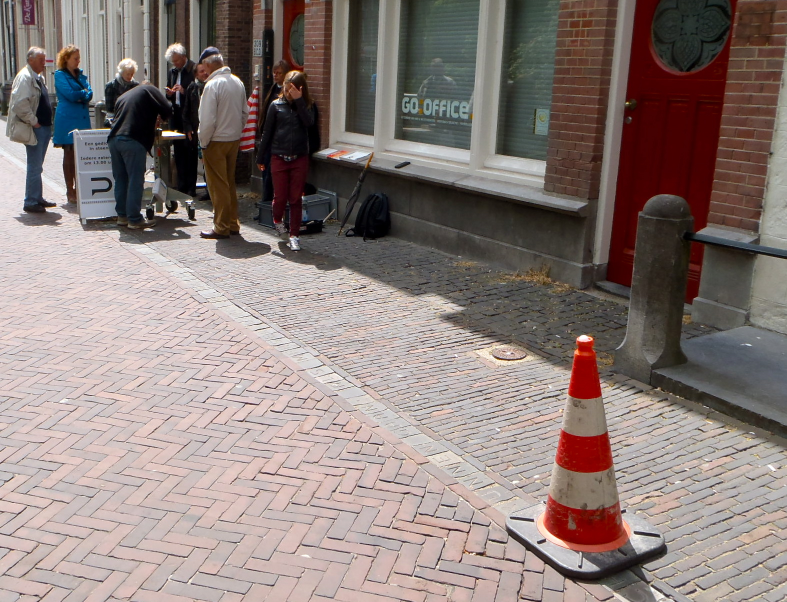
#> input picture Datasets/stack/stack6.png, 1573 x 1204 px (shown at 1/2 size)
$ python main.py
#> lines starting #> are read from the running program, lines starting #| are printed output that depends on the picture
import cv2 as cv
import numpy as np
import os

pionnenmap = "../../Datasets/pionnen"
totalFiles = 0
stack = cv.imread("../../Datasets/stack/stack6.png")
#> stack is the input picture: shape (1204, 1573, 3); mean B, G, R 121.6, 125.4, 139.2
# aantal pionnen
for files in os.listdir(pionnenmap):
    totalFiles += 1

for i in range(1, totalFiles):
    needle = cv.imread("../../Datasets/pionnen/pion" + str(i) + ".png", 0)
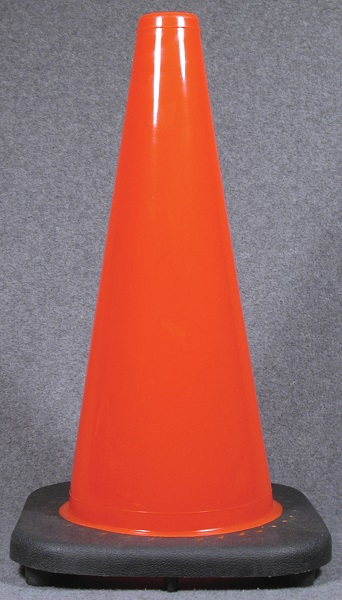
#> input picture Datasets/pionnen/pion1.png, 342 x 600 px
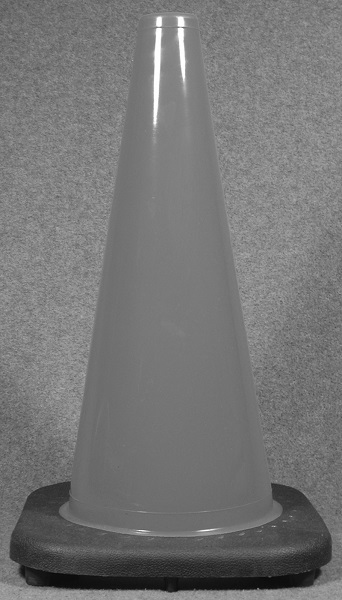
#> needle: shape (600, 342); min 6, max 255, mean 117.3
    orb = cv.ORB_create(nfeatures=1000)

    kp1, des1 = orb.detectAndCompute(needle, None)
#> kp1 = 337 keypoints; strongest (x, y, size): (155, 125, 31), (154, 123, 31), (272, 484, 31), (155, 122, 37.2)
    kp2, des2 = orb.detectAndCompute(stack, None)
#> kp2 = 1000 keypoints; strongest (x, y, size): (393, 370, 31), (392, 370, 37.2), (326, 266, 77.1), (326, 267, 64.3)

    bf = cv.BFMatcher()
    matches = bf.knnMatch(des1, des2, k=2)
#> matches = 337 matches

    good = []
    for m, n in matches:
        if m.distance < 0.75 * n.distance:
            good.append([m])
#> after the loop, good = 4 matches
    print(len(good))
#| 4
    img3 = cv.drawMatchesKnn(needle, kp1, stack, kp2, good, None, flags=2)
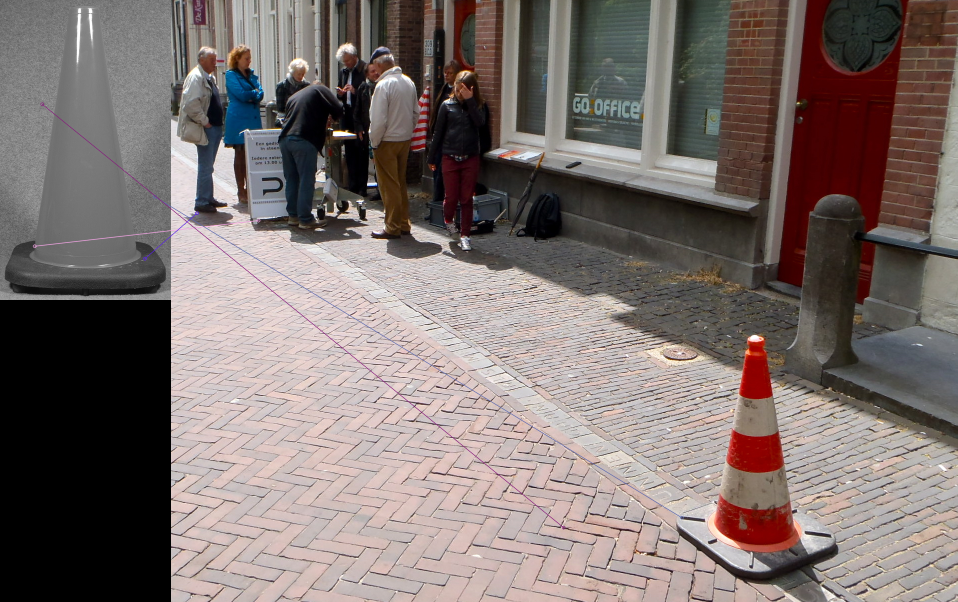
#> img3: shape (1204, 1915, 3) (shown at 1/2 size); mean B, G, R 110.3, 113.2, 124.7
#> (the run stopped early here; a loop or call above may not have finished)
